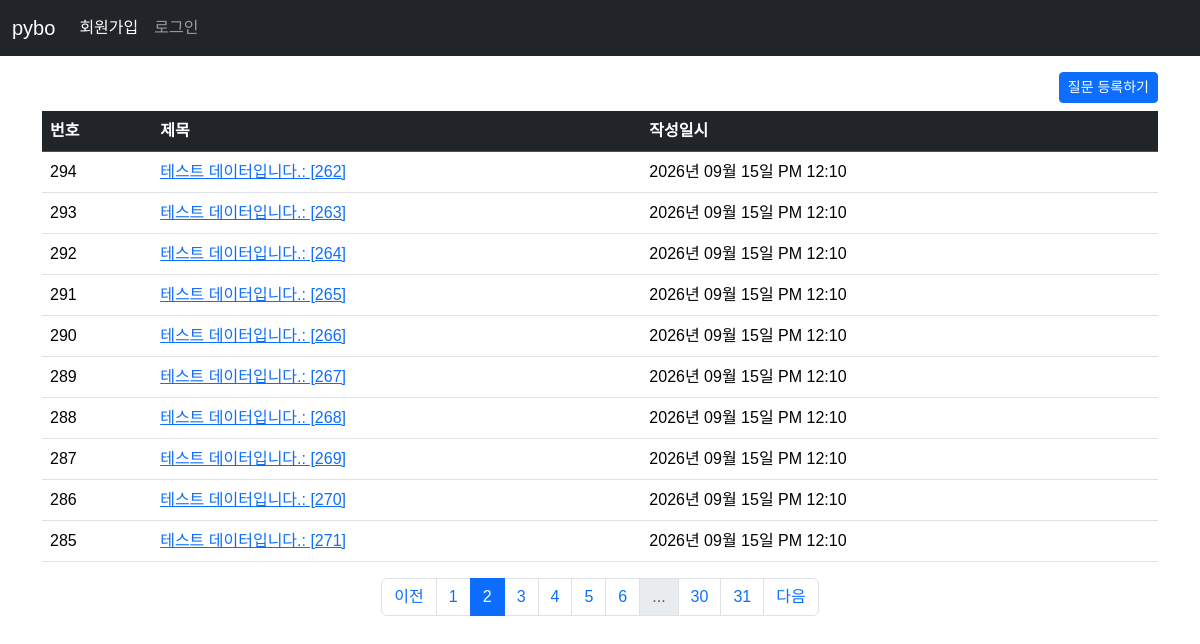
/question/list?page=2, run on the app's committed database.
### pybo/models.py (models this page shows)
class Question(db.Model):
    id = db.Column(db.Integer, primary_key=True)
    subject = db.Column(db.String(200), nullable=False)
    content = db.Column(db.Text, nullable=False)
    create_date = db.Column(db.DateTime, nullable=False)

### pybo/views/question_views.py (the view)
@bp.route('/list')
def _list():
    page = request.args.get('page', 1, type=int) #url parameter ?page=1
    question_list = Question.query.order_by(Question.create_date.desc())
    question_list = question_list.paginate(page=page, per_page=10)
    return render_template('question/question_list.html', question_list=question_list)

### pybo/fillter.py (called while the page is built)
def format_datetime(value, fmt='%Y년 %m월 %d일 %p %I:%M'):
    return value.strftime(fmt)

### pybo/templates/question/question_list.html (shortened to what this page needs)
{% extends 'base.html' %}
{% block content %}
<div class="container my-3">
    <div class="text-end">
        <a href="{{ url_for('question.create') }}" class="btn btn-primary btn-sm mb-2">질문 등록하기</a>
    </div>
    <table class="table table-hover">
      <thead>
        <tr class="table-dark">
            <th>번호</th>
            <th>제목</th>
            <th>작성일시</th>
        </tr>
      </thead>
      <tbody>
        {% if question_list.items %}
        {% for question in question_list.items %}
        <tr>
            <td>{{ question_list.total - ((question_list.page-1)*question_list.per_page) - loop.index0 }} </td>
          <td>
              <a href="{{ url_for('question.detail', question_id=question.id) }}">{{question.subject}}</a>
          </td>
          <td>{{ question.create_date | datetime }}</td>
        </tr>
        {% endfor %}
        {% else %}
        <tr>
            <td colspan="3">질문이 없습니다.</td>
        </tr>
        {% endif %}
      </tbody>
    </table>
    <nav aria-label="...">
  <ul class="pagination justify-content-center" >
      {% if question_list.has_prev %}
    <li class="page-item"><a href="?page={{ question_list.prev_num }}" class="page-link">이전</a></li>
      {% else %}
    <li class="page-item disabled">
      <a href="javascript:void (0)" class="page-link" aria-disabled="true">이전</a></li>
      {% endif %}
      {% for page_num in question_list.iter_pages() %}
      {% if page_num %}
      {% if page_num !=question_list.page %}
    <li class="page-item"><a class="page-link" href="?page={{ page_num }}">{{ page_num }}</a></li>
      {% else %}
    <li class="page-item active">
      <a class="page-link" href="javascript:void(0)" aria-current="page">{{ page_num }}</a>
    </li>
      {% endif %}
      {% else %}
    <li class="page-item disabled"><a class="page-link" href="javascript:void(0)">...</a></li>
      {% endif %}
      {% endfor %}
      {% if question_list.has_next %}
    <li class="page-item"><a class="page-link" href="?page={{ question_list.next_num }}">다음</a></li>
      {% else %}
    <li class="page-item disabled"><a class="page-link" href="javascript:void(0)">다음</a></li>
      {% endif %}
  </ul>
</nav>
</div>
{% endblock %}

### pybo/static/style.css (style rules this page uses)
body { font-family: "Noto Sans KR", sans-serif; font-weight: 400; }

### data on the page
Question: total "294", subject "테스트 데이터입니다.: [262]", create_date "2026년 09월 15일 PM 12:10"
Question: total "293", subject "테스트 데이터입니다.: [263]", create_date "2026년 09월 15일 PM 12:10"
Question: total "292", subject "테스트 데이터입니다.: [264]", create_date "2026년 09월 15일 PM 12:10"
Question: total "291", subject "테스트 데이터입니다.: [265]", create_date "2026년 09월 15일 PM 12:10"
Question: total "290", subject "테스트 데이터입니다.: [266]", create_date "2026년 09월 15일 PM 12:10"
Question: total "289", subject "테스트 데이터입니다.: [267]", create_date "2026년 09월 15일 PM 12:10"
Question: total "288", subject "테스트 데이터입니다.: [268]", create_date "2026년 09월 15일 PM 12:10"
Question: total "287", subject "테스트 데이터입니다.: [269]", create_date "2026년 09월 15일 PM 12:10"
Question: total "286", subject "테스트 데이터입니다.: [270]", create_date "2026년 09월 15일 PM 12:10"
Question: total "285", subject "테스트 데이터입니다.: [271]", create_date "2026년 09월 15일 PM 12:10"

### other printed values
{{ page_num }} "1" "3" "4" "5" "6" "30" "31"
{{ page_num }} "2"
